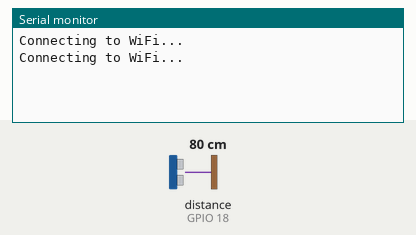
Simulated run of this sketch. Board: ESP32. Parts: the last lines printed to the serial monitor. Wiring (inferred from the names in the program): ultrasonic range finder: trigger GPIO 5; echo GPIO 18. The inputs (shaded band) are chosen by the test bench; at power-on: distance to the obstacle (sensor on GPIO 18) 80 cm. The echo pulse lasts 58.3 µs per cm; WiFi joins after 1.5 s; servers stay silent unless stated; web services answer with replies made up by the test bench.

Above: at 3.7 s.
3.8 s: distance to the obstacle (sensor on GPIO 18) set to 2 cm
At 5.2 s:
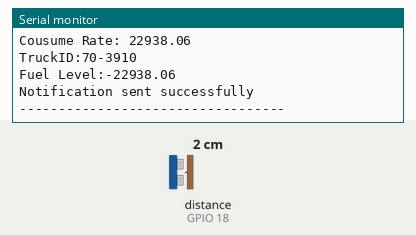
5.4 s: distance to the obstacle (sensor on GPIO 18) set to 4 cm
At 6.8 s:
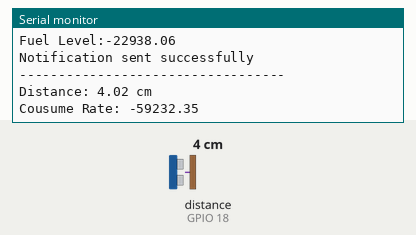
Timing chart, 0 to 8.4 s (numbered marks = the images above; inputs shaded):
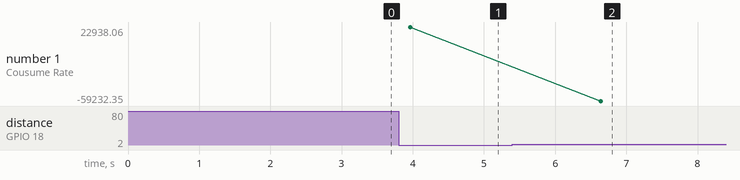

The sketch:

ultrasound.ino
```cpp
#include <Arduino.h>
#include <WiFi.h>
#include <HTTPClient.h>

#define echoPin 18 // attach pin GPIO18 to pin Echo of JSN-SR04
#define trigPin 5  // attach pin GPIO5 ESP32 to pin Trig of JSN-SR04
#define lineToken "iImjc7KU3Bo02fwI2r6MoKyYeV8tZRKgWW9ue2WMlVT"

String WIFI_SSID = "Redmi Note 13 Pro+ 5G";
String WIFI_PASS = "idin20cool";

String API = "64BQ0BD5A3EKR33N"; // Write API KEY
String HOST = "api.thingspeak.com";
String PORT = "80";
String SERVER = "https://api.thingspeak.com/update?api_key=";
String truckID[] = {"70-3910", "70-3917", "703919", "70-3920", "70-4002", "70-3957", "70-4351", "70-4556", "70-4793", "83-2031"};
// String truckAPI[] = {"2K1GYU976I6RCMV2", "LEA7D57NJRECP190", "84VSBY9Q8MZWQ3XF"};
String truckAPI[] = {"2K1GYU976I6RCMV2"};

double duration = 0.0; // Time taken for the pulse to reach the receiver
double distance = 0;
float tankRadius =  17;
float lenght_from_sensor_to_bottom = 44;
float tankwidth = 22;
float tankLength = 22;
float memory = 0;
float fuelLevel = 0;
float consumeRate = 0;

HTTPClient http;

void setup()
{
  pinMode(trigPin, OUTPUT);
  pinMode(echoPin, INPUT);
  Serial.begin(115200);
  WiFi.begin(WIFI_SSID, WIFI_PASS);
  while (WiFi.status() != WL_CONNECTED)
  {
    delay(1000);
    Serial.println("Connecting to WiFi...");
  }
  delay(500);
}

void loop()
{
  if (WiFi.status() == WL_CONNECTED)
  {
    for (int i = 0; i < sizeof(truckAPI) / sizeof(truckAPI[0]); i++)
    {
      unsigned long mostDuration = 0;
      unsigned long sumDuration = 0;
      for (int i = 0; i < 100; i++)
      {
        digitalWrite(trigPin, LOW);
        delayMicroseconds(5);

        digitalWrite(trigPin, HIGH); // turn on the Trigger to generate pulse
        delayMicroseconds(100); // keep the trigger "ON" for 10 ms to generate pulse
        digitalWrite(trigPin, LOW); // Turn off the pulse trigger to stop pulse

        unsigned long readDuration = pulseIn(echoPin, HIGH);
        sumDuration += readDuration;
        // Serial.println(readDuration);
        delay(10);
      }

      duration = sumDuration / 100;
      distance = duration * 0.0344 / 2;

      Serial.print("Distance: ");
      Serial.print(distance);
      Serial.println(" cm");

      float oldFuelLevel = fuelLevel;

      // fuelLevel = (lenght_from_sensor_to_bottom - distance) * tankwidth * tankLength; // rectangle tank
      fuelLevel = M_PI * tankRadius * tankRadius * (lenght_from_sensor_to_bottom - distance);
      // int fuelLevel = (tankHight - distance) * (M_PI * tankRadius * tankRadius);

      consumeRate = oldFuelLevel - fuelLevel;
      Serial.print("Cousume Rate: ");
      Serial.println(consumeRate);


      // Serial.println("Send req:" + SERVER + truckAPI[i] + "&field1=" + String(fuelLevel + i));
      http.begin(SERVER + truckAPI[i] + "&field1=" + String(fuelLevel)); // The URL includes the query parameters
      int httpResponseCode = http.GET();

      if (httpResponseCode > 0)
      {
        Serial.println("TruckID:" + truckID[i]);
        Serial.println("Fuel Level:" + String(fuelLevel));
      }
      else
      {
        Serial.print("Error code: ");
        Serial.println(httpResponseCode);
      }

      http.end();

      if (consumeRate >= 10){
        http.begin("https://api.thingspeak.com/update?api_key=64BQ0BD5A3EKR33N&field1=" + truckID[i] + "&field2=1"); // The URL includes the query parameters
        int httpResponseCode = http.GET();
        http.end();

        sendLineNotification("ALERT: Significant fuel drain detected!");
      }
    }

  }
  Serial.println("----------------------------------");
  delay(1000); // Delay between requests
}

void sendLineNotification(String message) {
  if (WiFi.status() == WL_CONNECTED) {
    HTTPClient http;
    http.begin("https://notify-api.line.me/api/notify");
    http.addHeader("Content-Type", "application/x-www-form-urlencoded");
    http.addHeader("Authorization", "Bearer " + String(lineToken));

    String postData = "message=" + message;
    int httpResponseCode = http.POST(postData);

    if (httpResponseCode > 0) {
      Serial.println("Notification sent successfully");
    } else {
      Serial.println("Error sending notification");
    }

    http.end();
  } else {
    Serial.println("WiFi not connected");
  }
}
```

Measured:
- after the input at 3.8 s, the serial monitor: prints a new line after 0.16 s (image 1)
- after the input at 5.4 s, the serial monitor: prints a new line after 1.2 s (image 2)
